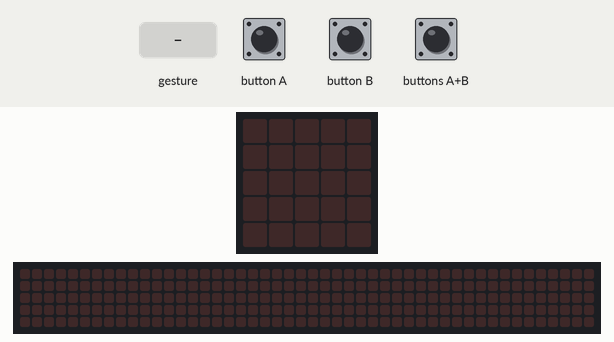
Simulated run of this program. Board: BBC micro:bit (MakeCode). On the bench: the board's 5×5 LED display, a strip that is not on the board, showing the scrolling text unrolled. The test bench sets the inputs (shaded band). A tilt is held for 1.5 s and a shake lasts 1 s, then the board lies face up again; the 48×5 strip is a reading aid, not a part: it shows the text the display is scrolling, unrolled, one strip-width of it at a time.

Above: at 1.2 s.
1.3 s: gesture 'shake'
At 1.72 s:
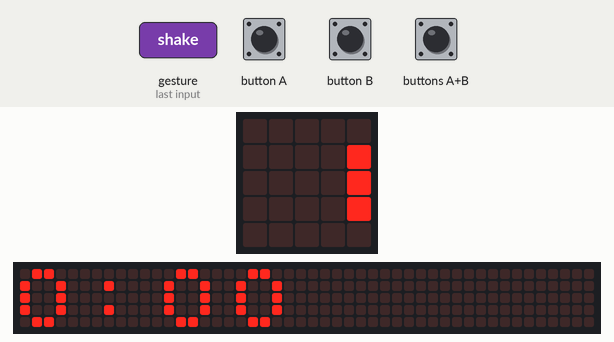
At 5.77 s:
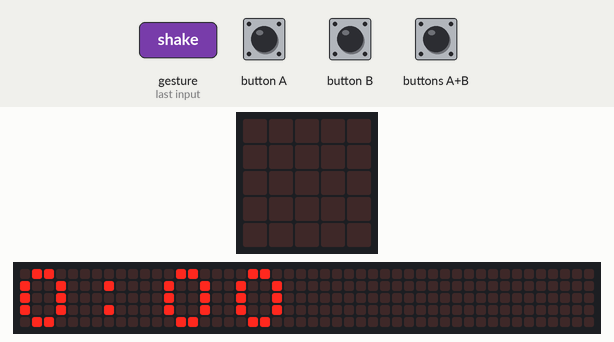
Timing chart, 0 to 7.3 s (numbered marks = the images above; inputs shaded):
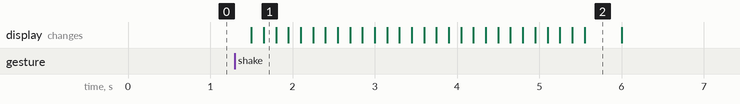

Measured:
- after the input at 1.3 s, the display: first changes after 0.20 s (image 1 shows a later state)
- what the display in image 2 shows lasts 0.4 s, from 5.6 s to 6.0 s

The program:

main.ts
```typescript
input.onButtonPressed(Button.A, function () {
    if (hours < 23) {
        hours += 1
    } else {
        hours = 0
    }
})
input.onGesture(Gesture.Shake, function () {
    ajust = hours
    if (ampm) {
        if (hours > 12) {
            ajust = hours - 12
        } else {
            if (hours == 0) {
                ajust = 12
            }
        }
    }
    time = "" + ajust
    time = "" + time + ":"
    if (minutes < 10) {
        time = "" + time + "0"
    }
    time = "" + time + minutes
    if (ampm) {
        if (hours > 11) {
            time = "" + time + "PM"
        } else {
            time = "" + time + "AM"
        }
    }
    basic.showString(time)
})
input.onButtonPressed(Button.AB, function () {
    ampm = !(ampm)
})
input.onButtonPressed(Button.B, function () {
    if (minutes < 59) {
        minutes += 1
    } else {
        minutes = 0
    }
})
let minutes = 0
let hours = 0
let ajust = 0
let time = ""
let ampm = false
ampm = false
time = ""
ajust = 0
hours = 0
minutes = 0
basic.forever(function () {
    basic.pause(60000)
    if (minutes < 59) {
        minutes += 1
    } else {
        minutes = 0
        if (hours < 23) {
            hours += 1
        } else {
            hours = 0
        }
    }
})
```

test.ts
```typescript
// testene settes inn her; disse vil ikke kompilert så lenge denne pakken blir brukt som en utvidelse.
```
